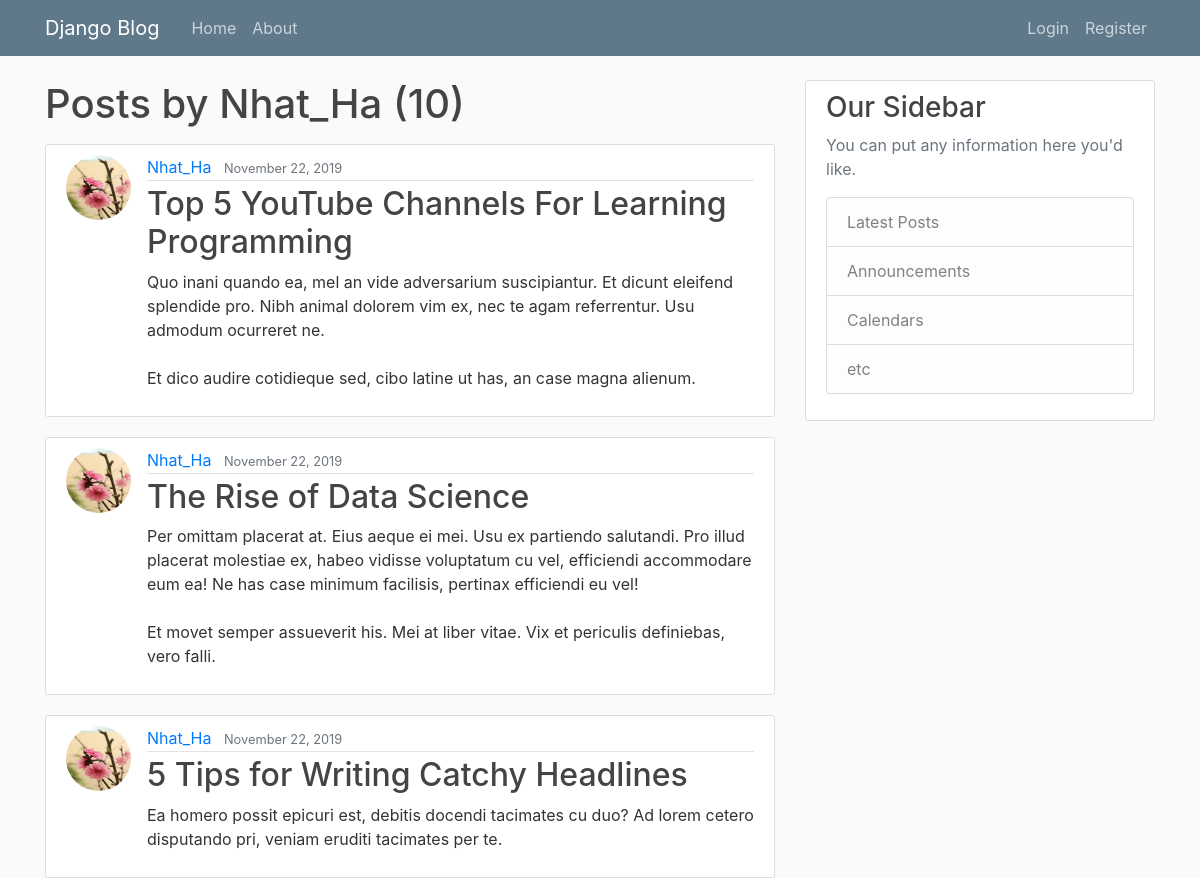
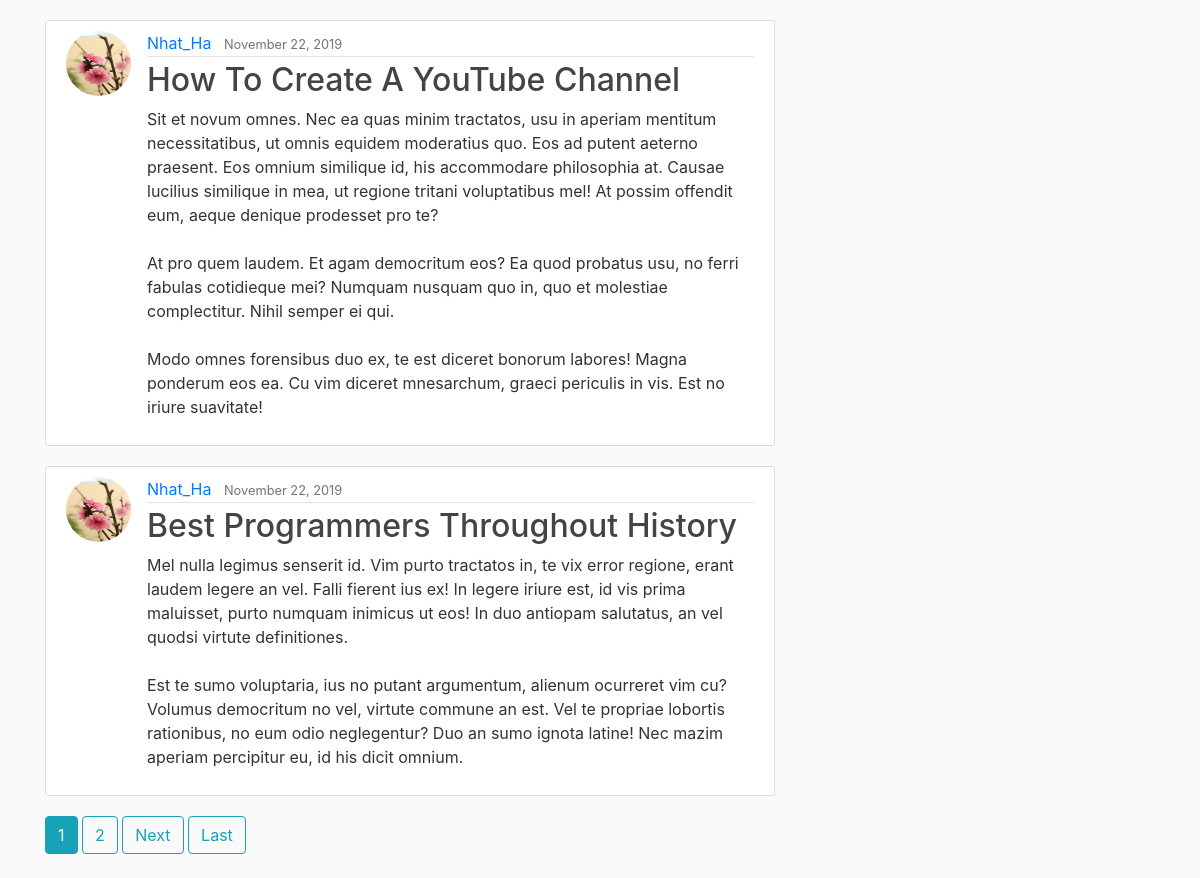
The page /user/Nhat_Ha/ on the database its author committed (2 pictures, top to bottom).
### blog/models.py (models this page shows, shortened)
class Post(models.Model):
    title = models.CharField(max_length=100)
    author = models.ForeignKey(User, on_delete=models.CASCADE)
    content = models.TextField()
    date_posted = models.DateTimeField(default=timezone.now)
    slug = models.SlugField(unique=True)

### users/models.py (models this page shows, shortened)
class Profile(models.Model):
    user = models.OneToOneField(User, on_delete=models.CASCADE)
    image = models.ImageField(default='default.jpg', upload_to='profile_pics')

### blog/views.py (the view)
# urls.py: path('user/<str:username>/', UserPostListView.as_view(), name='user-posts'),
class UserPostListView(ListView):
    model = Post
    template_name = 'blog/user_posts.html'
    context_object_name = 'posts'
    paginate_by = 5
    def get_queryset(self):
        user = get_object_or_404(User, username=self.kwargs.get('username'))
        return Post.objects.filter(author=user).order_by('-date_posted')

### blog/templates/blog/user_posts.html (shortened to what this page needs)
{% extends "blog/base.html" %}
{% block content %}
    <h1 class="mb-3">Posts by {{ view.kwargs.username }} ({{ page_obj.paginator.count }})</h1>
    {% for post in posts %}
        <article class="media content-section">
          <img class="rounded-circle article-img" src="{{ post.author.profile.image.url }}">
          <div class="media-body">
            <div class="article-metadata">
              <a class="mr-2" href="{% url 'user-posts' post.author.username %}">{{ post.author }}</a>
              <small class="text-muted">{{ post.date_posted|date:"F d, Y" }}</small>
            </div>
            <h2><a class="article-title" href="{% url 'post-detail' post.slug %}">{{ post.title }}</a></h2>
            <p class="article-content">{{ post.content }}</p>
          </div>
        </article>
    {% endfor %}
    {% if is_paginated %}
      {% for num in page_obj.paginator.page_range %}
        {% if page_obj.number == num %}
          <a class="btn btn-info mb-4" href="?page={{ num }}">{{ num }}</a>
        {% elif num > page_obj.number|add:'-3' and num < page_obj.number|add:'3' %}
          <a class="btn btn-outline-info mb-4" href="?page={{ num }}">{{ num }}</a>
        {% endif %}
      {% endfor %}
      {% if page_obj.has_next %}
        <a class="btn btn-outline-info mb-4" href="?page={{ page_obj.next_page_number }}">Next</a>
        <a class="btn btn-outline-info mb-4" href="?page={{ page_obj.paginator.num_pages }}">Last</a>
      {% endif %}
    {% endif %}
{% endblock content %}

### blog/static/blog/main.css (style rules this page uses)
body { background: #fafafa; color: #333333; margin-top: 5rem; }
h1, h2, h3, h4, h5, h6 { color: #444444; }
.content-section { background: #ffffff; padding: 10px 20px; border: 1px solid #dddddd; border-radius: 3px; margin-bottom: 20px; }
.article-title { color: #444444; }
.article-content { white-space: pre-line; }
.article-img { height: 65px; width: 65px; margin-right: 16px; }
.article-metadata { padding-bottom: 1px; margin-bottom: 4px; border-bottom: 1px solid #e3e3e3 }

### rows shown on the page
Post: author.profile.image (picture), author "Nhat_Ha", date_posted "November 22, 2019", title "Top 5 YouTube Channels For Learning Programming", content "Quo inani quando ea, mel an vide adversarium suscipiantur. Et dicunt eleifend splendide pro. Nibh animal dolorem vim ex, nec te agam referrentur. Usu admodum ocurreret ne. Et dico audire cotidieque sed, cibo latine ut has, an case magna alienum."
Post: author.profile.image (picture), author "Nhat_Ha", date_posted "November 22, 2019", title "The Rise of Data Science", content "Per omittam placerat at. Eius aeque ei mei. Usu ex partiendo salutandi. Pro illud placerat molestiae ex, habeo vidisse voluptatum cu vel, efficiendi accommodare eum ea! Ne has case minimum facilisis, pertinax efficiendi eu vel! Et movet semper assueverit his. Mei at liber vitae. Vix et periculis definiebas, vero falli."
Post: author.profile.image (picture), author "Nhat_Ha", date_posted "November 22, 2019", title "5 Tips for Writing Catchy Headlines", content "Ea homero possit epicuri est, debitis docendi tacimates cu duo? Ad lorem cetero disputando pri, veniam eruditi tacimates per te."
Post: author.profile.image (picture), author "Nhat_Ha", date_posted "November 22, 2019", title "How To Create A YouTube Channel", content "Sit et novum omnes. Nec ea quas minim tractatos, usu in aperiam mentitum necessitatibus, ut omnis equidem moderatius quo. Eos ad putent aeterno praesent. Eos omnium similique id, his accommodare philosophia at. Causae lucilius similique in mea, ut regione tritani voluptatibus mel! At possim offendit eum, aeque denique prodesset pro te? At pro quem laudem. Et agam democritum eos? Ea quod probatus usu, no ferri fabulas cotidieque mei? Numquam nusquam quo in, quo et molestiae complectitur. Nihil semper ei qui. Modo omnes forensibus duo ex, te est diceret bonorum labores! Magna ponderum eos ea. Cu vim diceret mnesarchum, graeci periculis in vis. Est no iriure suavitate!"
Post: author.profile.image (picture), author "Nhat_Ha", date_posted "November 22, 2019", title "Best Programmers Throughout History", content "Mel nulla legimus senserit id. Vim purto tractatos in, te vix error regione, erant laudem legere an vel. Falli fierent ius ex! In legere iriure est, id vis prima maluisset, purto numquam inimicus ut eos! In duo antiopam salutatus, an vel quodsi virtute definitiones. Est te sumo voluptaria, ius no putant argumentum, alienum ocurreret vim cu? Volumus democritum no vel, virtute commune an est. Vel te propriae lobortis rationibus, no eum odio neglegentur? Duo an sumo ignota latine! Nec mazim aperiam percipitur eu, id his dicit omnium."

### other values the page prints
{{ view.kwargs.username }} "Nhat_Ha"
{{ page_obj.paginator.count }} "10"
{{ num }} "1"
{{ num }} "2"
